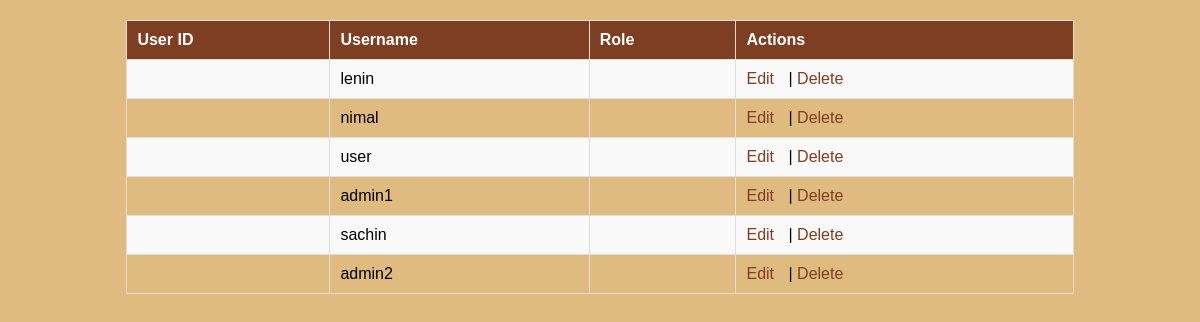
The app's page /view_users.php with its own data.
### tables this page shows
CREATE TABLE `users` (
  `id` int(11) NOT NULL,
  `username` varchar(50) NOT NULL,
  `password` varchar(255) NOT NULL,
  `role_id` int(11) NOT NULL,
  `first_name` varchar(50) DEFAULT NULL,
  `last_name` varchar(50) DEFAULT NULL,
  `email` varchar(100) DEFAULT NULL,
  `phone` varchar(20) DEFAULT NULL,
  `address` text DEFAULT NULL,
  `created_at` timestamp NOT NULL DEFAULT current_timestamp()
);

### view_users.php (the view, shortened to what this page needs)
<!DOCTYPE html>
<html lang="en">
<head>
    <link rel="stylesheet" href="css/User Table.css">
</head>
<body>
</body>
</html><?php
$conn = new mysqli('localhost', 'root', '', 'add_user');
$sql = "SELECT * FROM users";
$result = $conn->query($sql);
echo "<table border='1'>
        <tr>
            <th>User ID</th>
            <th>Username</th>
            <th>Role</th>
            <th>Actions</th>
        </tr>";
if ($result->num_rows > 0) {
    while ($row = $result->fetch_assoc()) {
        echo "<tr>
                <td>{$row['user_id']}</td>
                <td>{$row['username']}</td>
                <td>{$row['role']}</td>
                <td>
                    <a href='edit_user.php?id={$row['user_id']}'>Edit</a> |
                    <a href='delete_user.php?id={$row['user_id']}' onclick='return confirm(\"Are you sure?\")'>Delete</a>
                </td>
              </tr>";
    }
}
echo "</table>";
?>

### css/User Table.css (style rules this page uses)
body { font-family: Arial, sans-serif; background-color: #e0bb80; }
table { width: 80%; margin: 20px auto; border-collapse: collapse; }
table th, table td { padding: 10px; text-align: left; border: 1px solid #ddd; }
table th { background-color: #7e3e22; color: #fff; }
table tr:nth-child(even) { background-color: #f9f9f9; }
a { text-decoration: none; color: #7e3e22; margin-right: 10px; }

### records on screen
users: username "lenin"
users: username "nimal"
users: username "user"
users: username "admin1"
users: username "sachin"
users: username "admin2"
